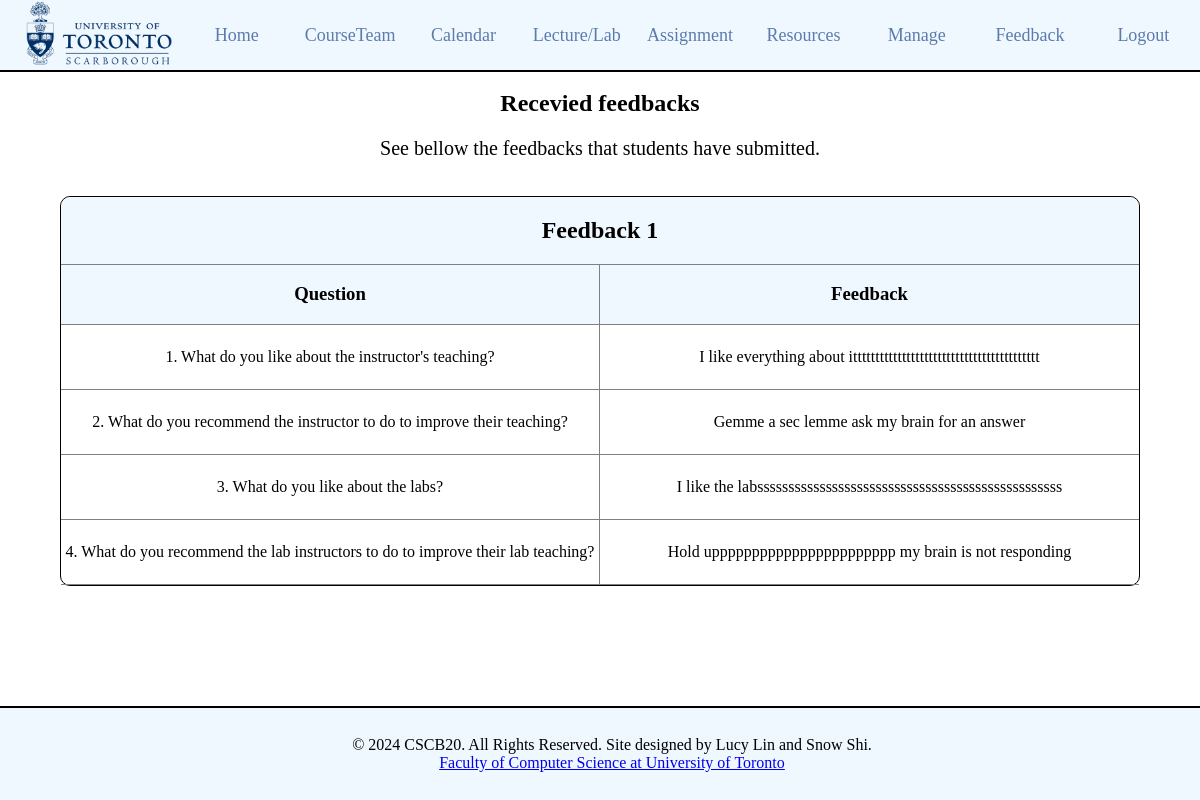
/feedback (signed in), run on an earlier commit of the app's database.
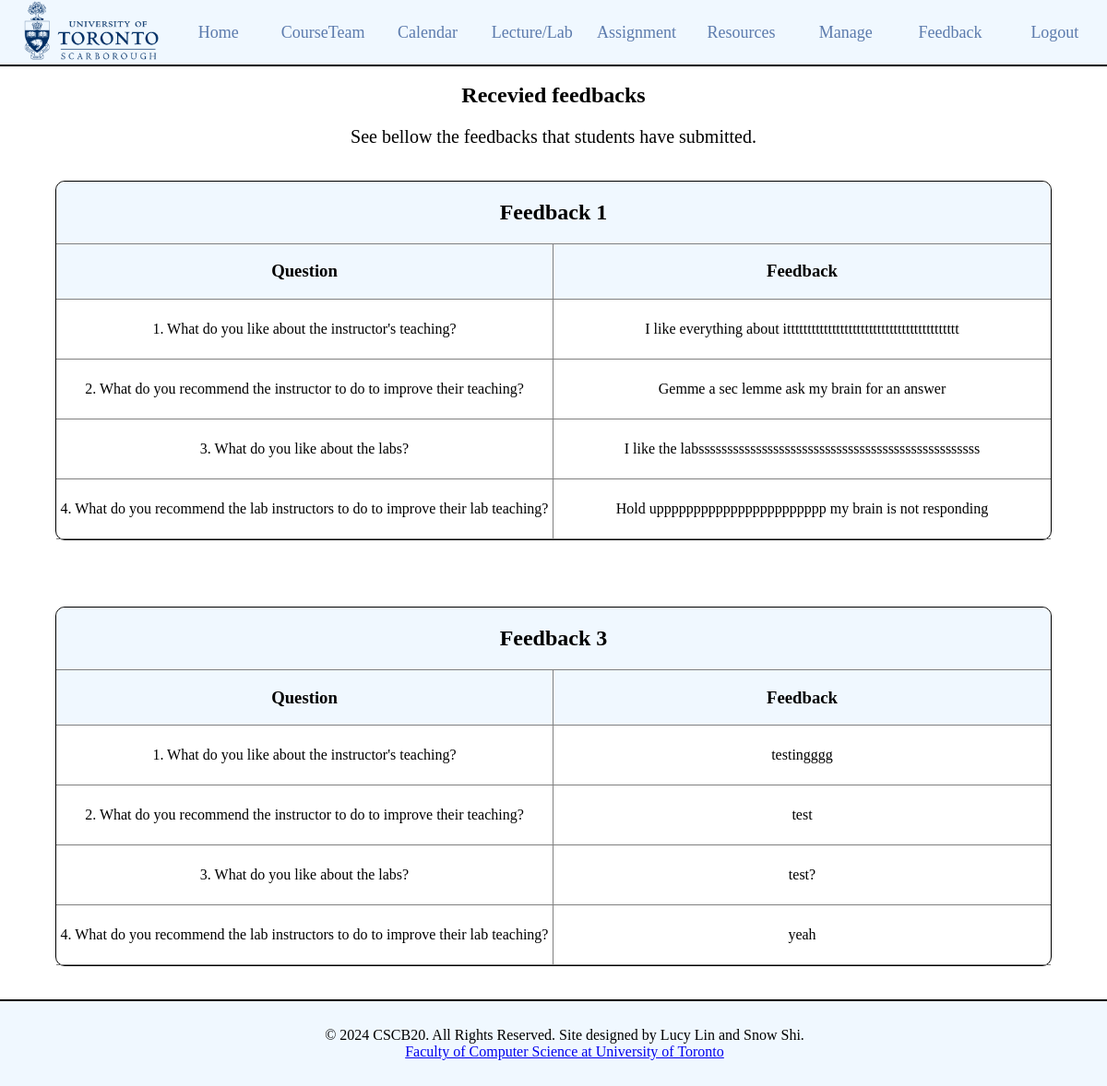
And on a later commit of the database.
### app.py (models this page shows, shortened)
class Feedbacks(db.Model): # create a table using sqlalchemy
    __tablename__ = 'Feedbacks'
    id = db.Column(db.Integer, primary_key=True)
    utorid = db.Column(db.String(20), db.ForeignKey('Person.utorid'), nullable=False)
    q1 = db.Column(db.Text)
    q2 =db.Column(db.Text)
    q3  = db.Column(db.Text)
    q4 = db.Column(db.Text)

### app.py (the view, shortened to what this page needs)
@app.route('/feedback', methods=['GET', 'POST'])
def feedback():
    if "user" in session:
        role = get_role()
        if role == 'instructor':
            utorid = session.get("user")
            feedbacks = query_feedbacks(utorid)
            return render_template('feedback.html', role=role, feedbacks=feedbacks)
    return "Please login to view this page!"

### app.py (called while the page is built)
def query_feedbacks(utorid):
    feedbacks = Feedbacks.query.filter_by(utorid=utorid).all()
    return feedbacks

def get_role():
    role = None
    if 'user' in session:
        utorid = session.get('user')
        user = Person.query.filter_by(utorid=utorid).first()
        if user:
            role = user.role
        else:
            session.pop('user', None)
    return role

### templates/feedback.html (shortened to what this page needs)
{% extends "base.html" %}
{% block additional_css %}
<link rel="stylesheet" href="{{ url_for('static', filename='css/feedback.css') }}">
{% endblock %}
{% block content %}
<div class="Content">
    {% if role == 'instructor' %}
        <h1 id="title">Recevied feedbacks</h1>
        <p>
            See bellow the feedbacks that students have submitted.
        </p>
        {% for feedback in feedbacks %}
        <table class="grade_table">
            <tr>
                <th id="top-corner" class="bottom-border" colspan="2"><h2>Feedback {{ feedback.id }}</h2></th>
            </tr>
            <tr>
                <th><h3>Question</h3></th>
                <th class="bottom-border"><h3>Feedback</h3></th>
            </tr>
            <tr>
                <td>1. What do you like about the instructor's teaching?</td>
                <td class="bottom-border">{{ feedback.q1 }}</td>
            </tr>
            <tr>
                <td>2. What do you recommend the instructor to do to improve their teaching?</td>
                <td class="bottom-border">{{ feedback.q2 }}</td>
            </tr>
            <tr>
                <td>3. What do you like about the labs?</td>
                <td class="bottom-border">{{ feedback.q3 }}</td>
            </tr>
            <tr>
                <td>4. What do you recommend the lab instructors to do to improve their lab teaching?</td>
                <td class="bottom-border">{{ feedback.q4 }}</td>
            </tr>
        </table>
        {% endfor %}
    {% endif %}
</div>
{% endblock %}

What changed in the data, as far as the page shows it:
added Feedbacks: id "3", q1 "testingggg", q2 "test", q3 "test?", q4 "yeah"
